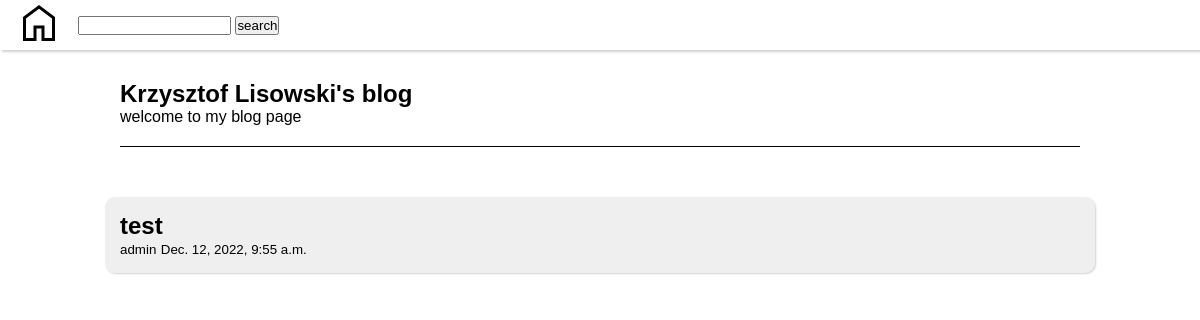
Before: / with the older database file.
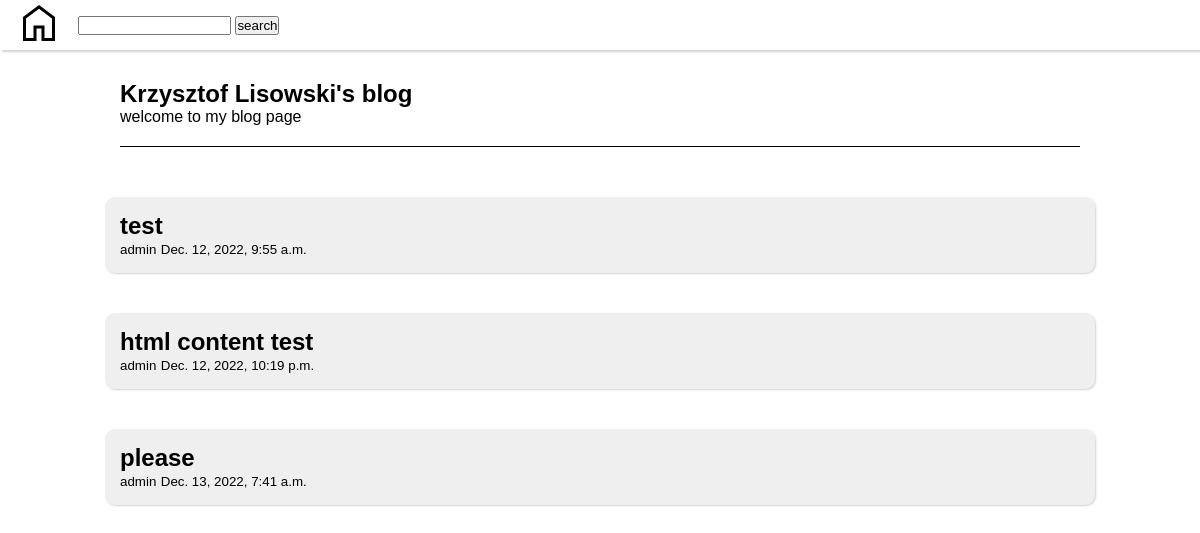
After: the same page with the newer database file.
### blog/models.py (models this page shows, shortened)
class Post(models.Model):
    title = models.CharField(max_length = 200, unique = True)
    slug = models.SlugField(max_length = 200, unique = True)
    content = models.TextField(max_length = 1000)
    created = models.DateTimeField(auto_now_add=True)
    edited = models.DateTimeField(auto_now_add=True)
    published = models.IntegerField(choices=PUBLISHED_CHOICES)
    author = models.ForeignKey(User, on_delete=models.CASCADE)

### blog/views.py (the view)
# urls.py: path('', views.index, name='index'),
def index(request):
    posts = Post.objects.filter(published=PUBLISHED) or [] #type: ignore
    return render(request, 'main.html', {'posts': posts})

### blog/templates/main.html (shortened to what this page needs)
{% extends 'base.html' %}
{% load static %}
{% block styles %}
<link rel="stylesheet" href="{% static 'blog/main.css' %}">
{% endblock %}
{% block content %}
<section class="container">
  <div class="top-section">
    <h1>Krzysztof Lisowski's blog</h1>
    <span>welcome to my blog page</span>
  </div>
  <ul class="posts">
    {% for post in posts %}
    <li>
      <a href="/post/{{post.id}}">
        <h1>{{post.title}}</h1>
        <small>{{post.author}}</small>
        <small>{% firstof post.edited post.published %}</small>
      </a>
    </li>
    {% endfor %}
  </ul>
</section>
{% endblock %}

### blog/templates/base.html (shortened to what this page needs)
{% load static %}
<!DOCTYPE html>
<html lang="en">
  <head>
    <link rel="stylesheet" href="{% static 'blog/base.css' %}">
    {% block styles %}{% endblock %}
  </head>
  <body>
    <nav class="nav">
      <a href="/"><img src="{% static 'svg/home.svg' %}" alt="home"></a>
      <div class="searchbar">
        <form method="get" action="/search/">
          <input type="text" name="query" />
          <button type="submit">search</button>
        </form>
      </div>
    </nav>
    {% block content %}{% endblock %}
  </body>
</html>

### blog/static/blog/base.css (style rules this page uses)
* { margin: 0; padding: 0; font-family: 'Gill Sans', 'Gill Sans MT', Calibri, 'Trebuchet MS', sans-serif; }
body { display: flex; flex-direction: column; justify-content: center; align-items: center; }
.nav { width: 100vw; height: 50px; display: flex; align-items: center; justify-content: flex-start; box-shadow: 2px 2px 2px lightgrey; }
.nav a { margin: 15px; }

### blog/static/blog/main.css (style rules this page uses)
.container { display: flex; flex-direction: column; justify-content: center; align-items: center; width: 80vw; }
.top-section { width: 80vw; height: 100%; display: flex; flex-direction: column; align-items: flex-start; justify-content: center; margin: 30px; border-bottom: 1px solid black; padding-bottom: 20px; }
.posts { width: 80vw; display: flex; flex-direction: column; justify-content: flex-start; align-items: center; }
.posts li { background-color: #efefef; padding: 15px; margin: 20px; width: 100%; display: flex; flex-direction: column; align-items: flex-start; justify-content: center; border-radius: 10px; box-shadow: lightgray 1px 1px 2px; }
.posts li a { width: 100%; height: 100%; color: black; text-decoration: none; }

Changed rows visible on the page:
added Post: title "html content test", author "admin", edited "Dec. 12, 2022, 10:19 p.m."
added Post: title "please", author "admin", edited "Dec. 13, 2022, 7:41 a.m."
